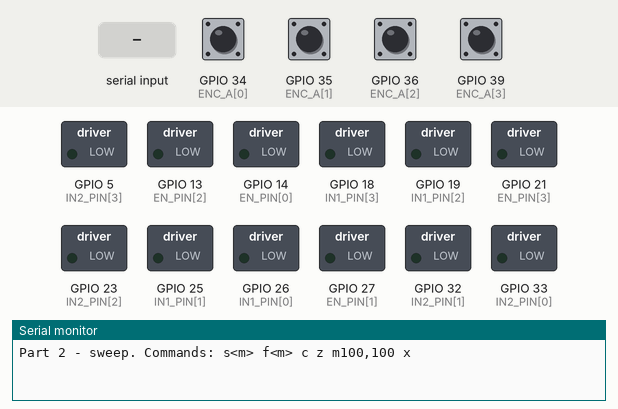
Bench run of a sketch on a simulated ESP32. Shown: switched loads named in the sketch (green lamp = pin HIGH), the last lines printed to the serial monitor. Inputs (shaded band) come from the test bench; at power-on: GPIO 34 (ENC_A[0]), GPIO 35 (ENC_A[1]), GPIO 36 (ENC_A[2]), GPIO 39 (ENC_A[3]) HIGH.

Above: at 1.2 s.
1.3 s: "f\n" received over Serial
At 1.75 s:
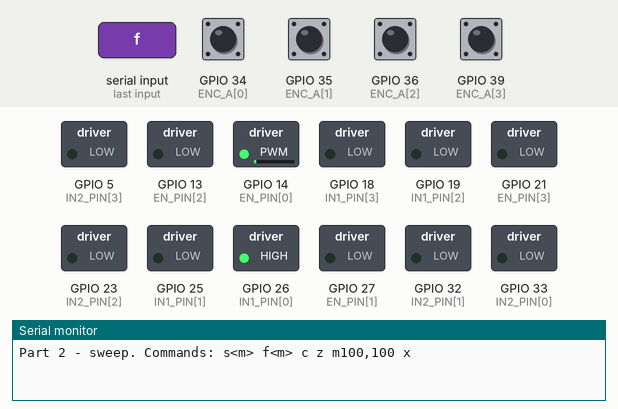
4.3 s: "x90\n" received over Serial
At 5.4 s:
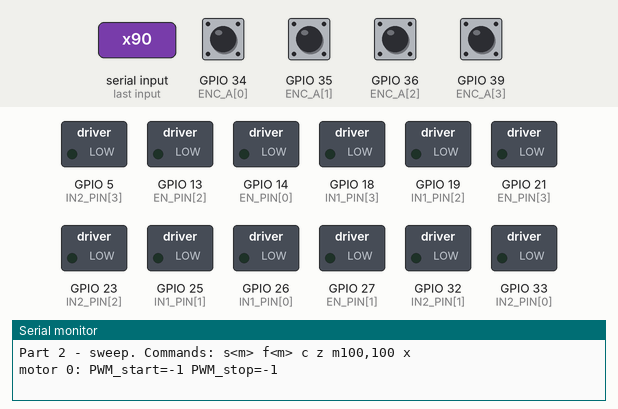
5.8 s: "m,45\n" received over Serial
At 7.0 s:
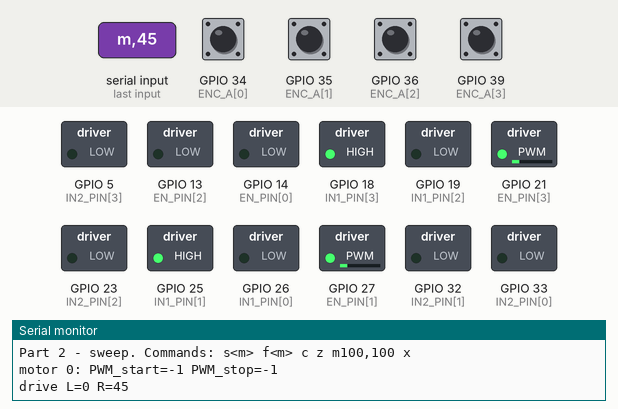
7.3 s: "s,45\n" received over Serial
At 9.8 s:
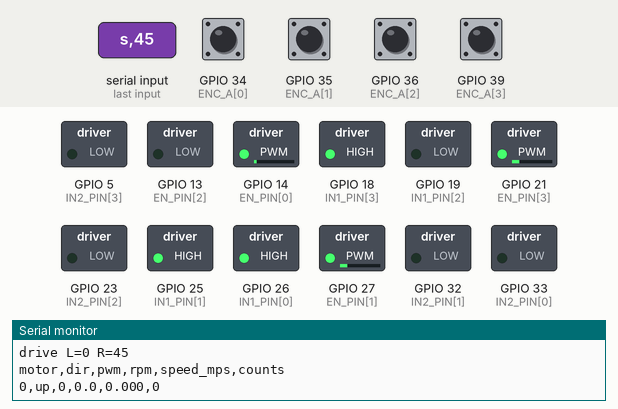
Timing chart, 0 to 20.8 s (numbered marks = the images above; inputs shaded):
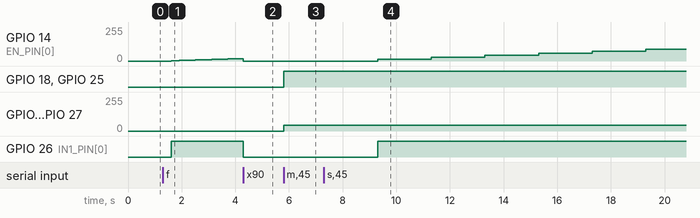

Measured:
- after the input at 1.3 s, GPIO 14 (EN_PIN[0]): moves from 0/255 to 18/255 over 2.4 s, starting after 0.30 s; GPIO 26 (IN1_PIN[0]): LOW → HIGH after 0.30 s
- after the input at 4.3 s, GPIO 26 (IN1_PIN[0]): HIGH → LOW at once
- after the input at 5.8 s, GPIO 18 (IN1_PIN[3]), GPIO 25 (IN1_PIN[1]): LOW → HIGH at once; GPIO 21 (EN_PIN[3]), GPIO 27 (EN_PIN[1]): 0/255 → 45/255 at once
- after the input at 7.3 s, GPIO 14 (EN_PIN[0]): moves from 0/255 to 90/255 over 10.0 s, starting after 2.0 s; GPIO 26 (IN1_PIN[0]): LOW → HIGH after 2.0 s

The sketch:

part2_sweep.ino
```cpp
// ===== ME 222 Lab 2 - PART 2: PWM sweep and dead zone =====
// Car on the stand, USB Serial Monitor, 115200 baud, Newline.
//
// Commands:  s<m> = PWM sweep of motor m (0=FL 1=FR 2=RL 3=RR), CSV output
//            f<m> = dead zone of motor m (PWM_start, PWM_stop)
//            c = counts   z = reset   m100,100 = drive (no spaces, no brackets)   x = STOP (also during a sweep)
#include <Arduino.h>

// ---------- CONFIGURATION (edit these) ----------
const int NUM_MOTORS = 4;
const int EN_PIN[NUM_MOTORS]  = {14, 27, 13, 21};
const int IN1_PIN[NUM_MOTORS] = {26, 25, 19, 18};
const int IN2_PIN[NUM_MOTORS] = {33, 32, 23, 5};
const int ENC_A[NUM_MOTORS]   = {34, 35, 36, 39};
const int ENC_B[NUM_MOTORS]   = {4, 16, 17, 15};
float CPR[NUM_MOTORS] = {700, 700, 700, 700};       // <-- measured CPR (Part 1)
const float WHEEL_D = 0.065;                        // <-- wheel diameter in metres
const int PWM_FREQ = 20000, PWM_RES = 8;

// ---------- ENCODERS ----------
volatile long counts[NUM_MOTORS] = {0, 0, 0, 0};
void IRAM_ATTR encISR(void* arg) {
  int m = (int)(intptr_t)arg;
  if (digitalRead(ENC_B[m])) counts[m]--; else counts[m]++;
}
long readCount(int m) { noInterrupts(); long c = counts[m]; interrupts(); return c; }
void resetCounts() {
  noInterrupts(); for (int i = 0; i < NUM_MOTORS; i++) counts[i] = 0; interrupts();
}

// ---------- MOTORS ----------
void setMotor(int m, int pwm) {
  pwm = constrain(pwm, -255, 255);
  digitalWrite(IN1_PIN[m], pwm > 0);
  digitalWrite(IN2_PIN[m], pwm < 0);
  ledcWrite(EN_PIN[m], abs(pwm));
}
void stopAll() { for (int i = 0; i < NUM_MOTORS; i++) setMotor(i, 0); }

// ---------- STOP DURING LONG TESTS ----------
bool stopReq = false;
void pollStop() {                                   // 'x' typed during a test
  while (Serial.available()) {
    if (Serial.read() == 'x') { stopReq = true; stopAll(); }
  }
}
bool waitMs(unsigned long ms) {                     // false if stopped
  unsigned long t0 = millis();
  while (millis() - t0 < ms) { pollStop(); if (stopReq) return false; delay(2); }
  return true;
}

// ---------- MEASUREMENT ----------
float measureRPM(int m, unsigned long windowMs) {
  long c0 = readCount(m); unsigned long t0 = millis();
  waitMs(windowMs);
  long c1 = readCount(m); float dt = (millis() - t0) / 1000.0;
  if (dt <= 0) return 0;
  return ((c1 - c0) / CPR[m]) * (60.0 / dt);
}
float rpmToMps(float rpm) { return rpm * PI * WHEEL_D / 60.0; }

// ---------- SWEEP: 0 -> 255 -> 0 in steps of 15 ----------
void sweep(int m) {
  if (m < 0 || m >= NUM_MOTORS) { Serial.println("bad motor"); return; }
  Serial.println("motor,dir,pwm,rpm,speed_mps,counts");
  for (int dir = 0; dir < 2 && !stopReq; dir++) {
    for (int k = 0; k <= 17; k++) {
      int pwm = (dir == 0) ? k * 15 : 255 - k * 15;
      setMotor(m, pwm);
      if (!waitMs(500)) break;                      // settle 0.5 s
      float rpm = measureRPM(m, 1500);              // average over 1.5 s
      if (stopReq) break;
      Serial.printf("%d,%s,%d,%.1f,%.3f,%ld\n", m, dir ? "down" : "up",
                    pwm, rpm, rpmToMps(rpm), readCount(m));
    }
  }
  stopAll();
  Serial.println(stopReq ? "sweep ABORTED" : "sweep done");
}

// ---------- DEAD ZONE ----------
void deadZone(int m) {
  if (m < 0 || m >= NUM_MOTORS) { Serial.println("bad motor"); return; }
  int start = -1, stopP = -1;
  for (int pwm = 0; pwm <= 200 && !stopReq; pwm += 2) {      // ramp up
    setMotor(m, pwm); waitMs(200);
    if (measureRPM(m, 100) > 5) { start = pwm; break; }
  }
  if (!stopReq) { setMotor(m, 150); waitMs(800); }
  for (int pwm = 150; pwm >= 0 && !stopReq; pwm -= 2) {      // ramp down
    setMotor(m, pwm); waitMs(200);
    if (measureRPM(m, 100) < 5) { stopP = pwm; break; }
  }
  stopAll();
  Serial.printf("motor %d: PWM_start=%d PWM_stop=%d\n", m, start, stopP);
}

// ---------- COMMANDS ----------
void handle(String cmd) {
  char c = cmd.charAt(0);
  int arg = cmd.substring(1).toInt();
  switch (c) {
    case 'c': Serial.printf("counts: %ld %ld %ld %ld\n", readCount(0), readCount(1),
                            readCount(2), readCount(3)); break;
    case 'z': resetCounts(); Serial.println("counts reset"); break;
    case 'm': {
      int k = cmd.indexOf(',');
      if (k < 0) { Serial.println("use m100,100 - numbers, one comma, no spaces"); break; }
      int L = cmd.substring(1, k).toInt(), R = cmd.substring(k + 1).toInt();
      setMotor(0, L); setMotor(2, L); setMotor(1, R); setMotor(3, R);
      Serial.printf("drive L=%d R=%d\n", L, R); break;
    }
    case 's': sweep(arg); break;
    case 'f': deadZone(arg); break;
    case 'x': stopAll(); Serial.println("STOP"); break;
    default:  Serial.printf("unknown: %s\n", cmd.c_str());
  }
}

void setup() {
  Serial.begin(115200);
  for (int i = 0; i < NUM_MOTORS; i++) {
    pinMode(IN1_PIN[i], OUTPUT); pinMode(IN2_PIN[i], OUTPUT);
    ledcAttach(EN_PIN[i], PWM_FREQ, PWM_RES);
    pinMode(ENC_A[i], INPUT); pinMode(ENC_B[i], INPUT);
    attachInterruptArg(digitalPinToInterrupt(ENC_A[i]), encISR,
                       (void*)(intptr_t)i, RISING);
  }
  stopAll();
  Serial.println("Part 2 - sweep. Commands: s<m> f<m> c z m100,100 x");
}

void loop() {
  if (Serial.available()) {
    String cmd = Serial.readStringUntil('\n'); cmd.trim();
    if (cmd.length()) { stopReq = false; handle(cmd); }
  }
}
```
